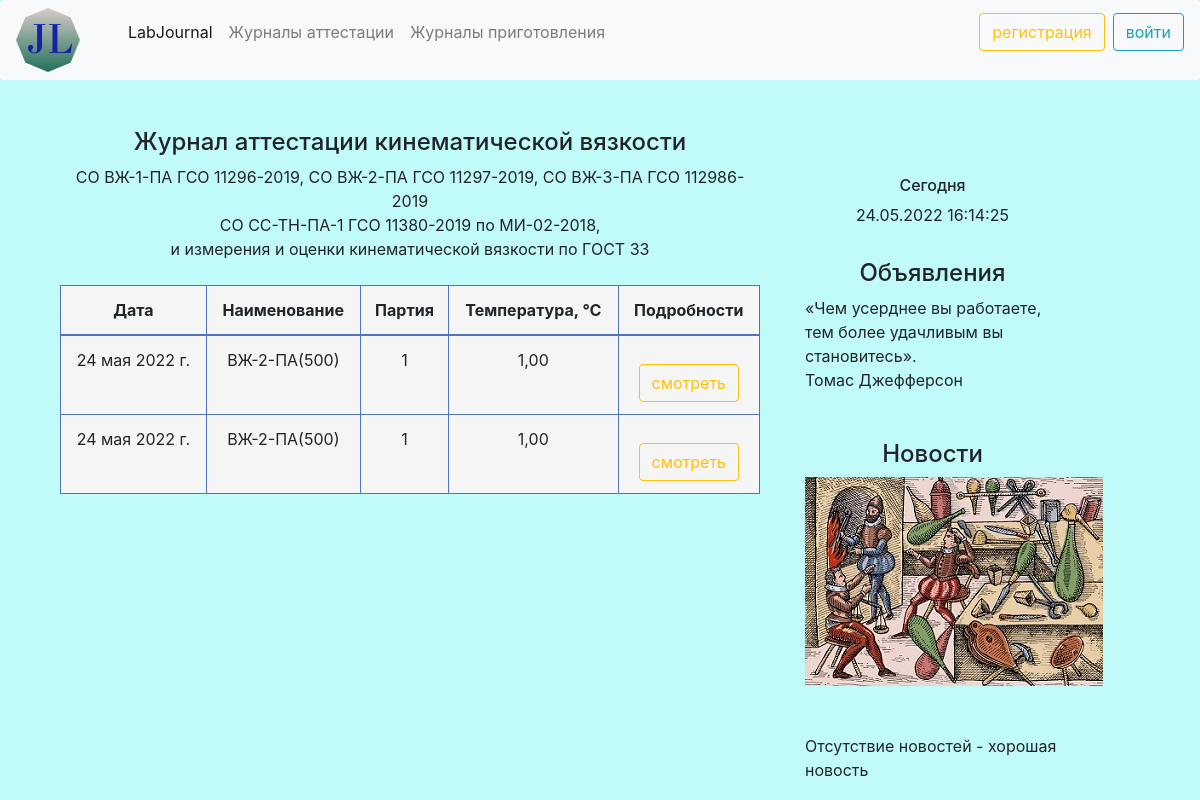
Before: /attestationJ/kinematicviscosity/attestation/ with the older database file.
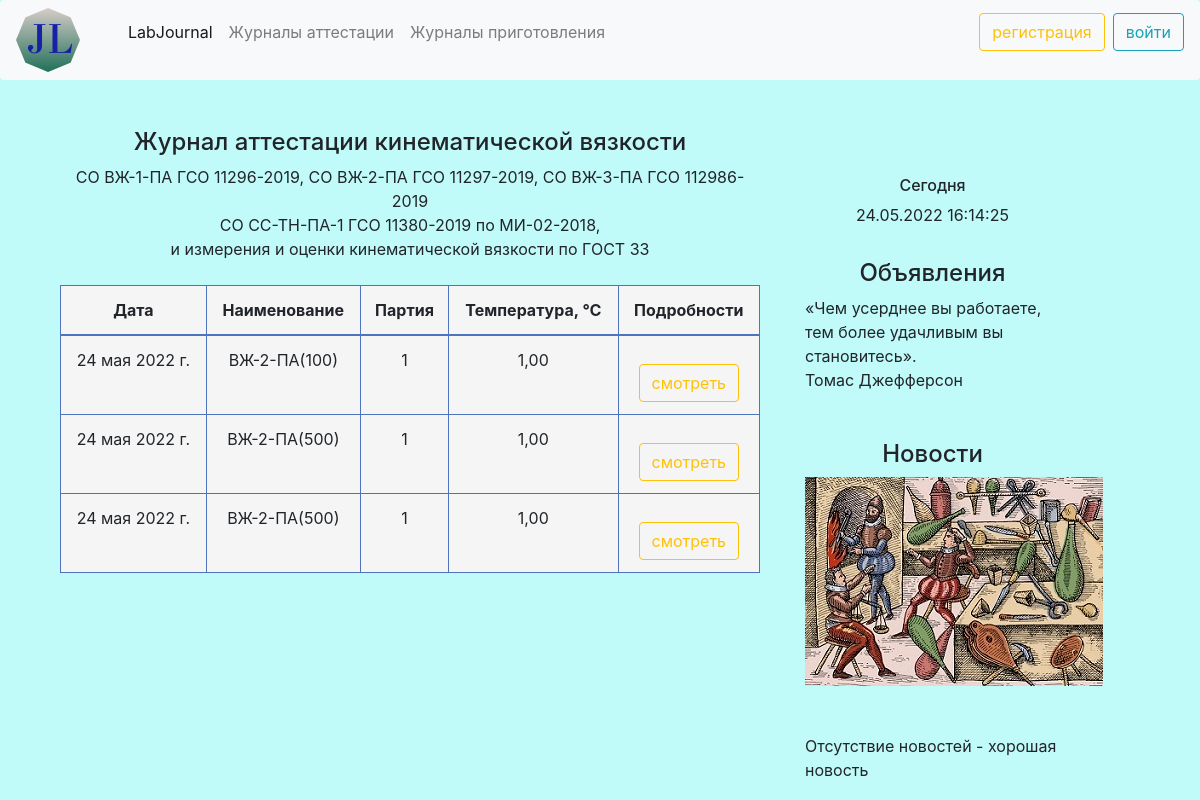
After: the same page with the newer database file.
### kinematicviscosity/models.py (models this page shows, shortened)
class ViscosityMJL(models.Model):
    date = models.DateField('Дата', auto_now_add=True, db_index=True)
    name = models.CharField('Наименование', max_length=100, default='0')
    lot = models.CharField('Партия', max_length=100)
    ndocumentoptional = (('ГОСТ 33', 'ГОСТ 33'),
                         ('МИ-01', 'МИ-01'),
                         ('оценка', 'оценка вязкости'))
    ndocument = models.CharField('Метод испытаний', max_length=100, choices=ndocumentoptional, default='МИ-01')
    temperature = models.DecimalField('Температура, ℃', max_digits=5, decimal_places=2, default='0')
    termostatition = models.BooleanField(verbose_name='Термостатировано не менее 20 минут', blank=True)
    temperatureCheck = models.BooleanField(verbose_name='Температура контролируется внешним поверенным термометром', blank=True)
    termometer = models.CharField('Внутренний номер термометра', max_length=10, default='0')
    ViscosimeterNumber1 = models.CharField('Заводской номер вискозиметра № 1', max_length=10, default='0')
    Konstant1 = models.DecimalField('Константа вискозиметра № 1', max_digits=7, decimal_places=6, default='0')
    ViscosimeterNumber2 = models.CharField('Заводской номер вискозиметра № 2', max_length=10, default='0')
    Konstant2 = models.DecimalField('Константа вискозиметра № 2', max_digits=7, decimal_places=6, default='0')
    plustimeminK1T1 = models.DecimalField('Время истечения K1T1, + мин', max_digits=3, decimal_places=0, null=True)
    plustimesekK1T1 = models.DecimalField('Время истечения K1T1, + cек', max_digits=5, decimal_places=2, null=True)
    plustimeminK1T2 = models.DecimalField('Время истечения K1T2, + мин', max_digits=3, decimal_places=0, null=True)
    plustimesekK1T2 = models.DecimalField('Время истечения K1T2, + cек', max_digits=5, decimal_places=2, null=True)
    plustimeminK2T1 = models.DecimalField('Время истечения K2T1, + мин', max_digits=3, decimal_places=0, null=True)
    plustimesekK2T1 = models.DecimalField('Время истечения K2T1, + cек', max_digits=5, decimal_places=2, null=True)
    plustimeminK2T2 = models.DecimalField('Время истечения K2T2, + мин', max_digits=3, decimal_places=0, null=True)
    plustimesekK2T2 = models.DecimalField('Время истечения K2T2, + cек', max_digits=5, decimal_places=2, null=True)
    performer = models.ForeignKey(User, on_delete=models.CASCADE)
    timeK1T1_sec = models.DecimalField('Время истечения K1T1, в секундах', max_digits=7, decimal_places=2, default=0.00, null=True)
    timeK1T2_sec = models.DecimalField('Время истечения K1T2, в секундах', max_digits=7, decimal_places=2, default=0.00, null=True)
    timeK2T1_sec = models.DecimalField('Время истечения K2T1, в секундах', max_digits=7, decimal_places=2, default=0.00, null=True)
    timeK2T2_sec = models.DecimalField('Время истечения K2T2, в секундах', max_digits=7, decimal_places=2, default=0.0, null=True)
    timeK1_avg = models.DecimalField('Время истечения среднее 1, в секундах', max_digits=7, decimal_places=2, default=0.00, null=True)
    timeK2_avg = models.DecimalField('Время истечения среднее 2, в секундах', max_digits=7, decimal_places=2, default=0.00, null=True)
    viscosity1 = models.DecimalField('Вязкость кинематическая 1', max_digits=20, decimal_places=7, default=0.0000000, null=True)
    viscosity2 = models.DecimalField('Вязкость кинематическая 2', max_digits=20, decimal_places=7, default=0.0000000, null=True)
    viscosityAVG = models.DecimalField('Вязкость кинематическая среднее', max_digits=20, decimal_places=7, default=0.0000000, null=True)
    resultMeas = models.CharField('Результат измерений уд/неуд', max_length=100,  default='неудовлетворительно', null=True)
    cause = models.CharField('Причина', max_length=100, default='', null=True)
    delta = models.CharField('Не превышает Δ', max_length=100, null=True)
    termostatition_words = models.CharField('Термостатировано не менее 20 минут - словами', max_length=1, null=True)
    constit = models.CharField(max_length=300, choices=CHOICES, default='Проба содержит октол/нефть', null=True)
    kriteriy = models.DecimalField('Критерий приемлемости измерений', max_digits=2, decimal_places=1, null=True)
    accMeasurement = models.DecimalField('Оценка приемлемости измерений', max_digits=5, decimal_places=1, null=True)
    relerror = models.DecimalField('Относительная  погрешность', max_digits=3, decimal_places=1, null=True, default=0.3)
    abserror = models.FloatField('Абсолютная  погрешность', null=True)
    abserror_text = models.CharField(max_length=300, default='', null=True)
    certifiedValue = models.DecimalField('Аттестованное значение', max_digits=20, decimal_places=10, null=True)
    certifiedValue_text = models.CharField(max_length=300, default='', null=True)
    oldCertifiedValue = models.CharField('Предыдущее аттестованное значение', max_length=300, null=True,  default='')
    deltaOldCertifiedValue = models.DecimalField('Оценка разницы с предыдущим значением',
                                                 max_digits=10, decimal_places=4, null=True)
    deltaOldCertifiedValue_text = models.CharField(max_length=300, default='', null=True)
    resultWarning = models.CharField(max_length=300, default='', null=True)
    class Meta:
        verbose_name = 'Измерение кинематической вязкости'
        verbose_name_plural = 'Измерения кинематической вязкости'

### kinematicviscosity/views.py (the view)
# urls.py: path('kinematicviscosity/attestation/', views.AllKinematicviscosityView.as_view(), name='All'),
class AllKinematicviscosityView(View):
    def get(self, request):
        viscosityobjects = ViscosityMJL.objects.order_by('-date')
        return render(request, 'kinematicviscosity/journal.html', {'viscosityobjects': viscosityobjects})

### kinematicviscosity/templates/kinematicviscosity/journal.html (shortened to what this page needs)
{% extends 'main/base.html' %}
{% block content %}
    <div style="text-align: center;"><h4>Журнал аттестации кинематической вязкости</h4></div>
    <div style="text-align: center;">СО ВЖ-1-ПА ГСО 11296-2019,
        СО ВЖ-2-ПА ГСО 11297-2019, СО ВЖ-3-ПА ГСО 112986-2019</div>
    <div style="text-align: center;">СО СС-ТН-ПА-1 ГСО 11380-2019 по МИ-02-2018,</div>
    <div style="text-align: center;">и измерения и оценки кинематической вязкости по ГОСТ 33</div>
<br>
<table class="table table-bordered">
<thead>
    <tr>
      <th> <div style="text-align: center;"> Дата </div></th>
      <th> <div style="text-align: center;"> Наименование </div></th>
      <th> <div style="text-align: center;"> Партия </div></th>
      <th> <div style="text-align: center;"> Температура, ℃  </div></th>
      <th> <div style="text-align: center;"> Подробности  </div></th>
    </tr>
  </thead>
  <tbody>
{% for obj in viscosityobjects %}
    <tr>
      <td align="center">{{ obj.date }}</td>
      <td align="center"> {{ obj.name }}</td>
      <td align="center"> {{ obj.lot }}</td>
      <td align="center">{{ obj.temperature }}</td>
      <td align="center"><a href="{% url 'Str' obj.id %}"  class="btn btn-outline-warning mt-3">смотреть</a></td>
    </tr>
{% endfor %}
  </tbody>
</table>
{% endblock %}

Changed rows visible on the page:
added ViscosityMJL: date "24 мая 2022 г.", name "ВЖ-2-ПА(100)", lot "1", temperature "1,00"
